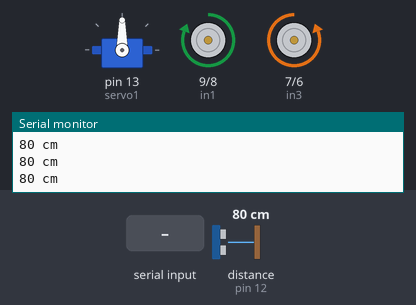
A sketch run on a simulated Arduino Uno, built with avr-gcc and run on an emulated ATmega328P. Parts: servo, motor-driver pin pairs drawn as motors (green arrow = first pin HIGH = forward, orange = second pin HIGH = backward, longer = more drive, scaled by the enable pin), the last lines printed to the serial monitor. Wiring (inferred from the names in the program): ultrasonic range finder: trigger pin 11; echo pin 12. Inputs (shaded band) come from the test bench; at power-on: distance to the obstacle (sensor on pin 12) 80 cm. The echo pulse lasts 58.3 µs per cm.

Above: at 1.2 s.
1.3 s: distance to the obstacle (sensor on pin 12) set to 35 cm
2.8 s: distance to the obstacle (sensor on pin 12) set to 28 cm
At 5.71 s:
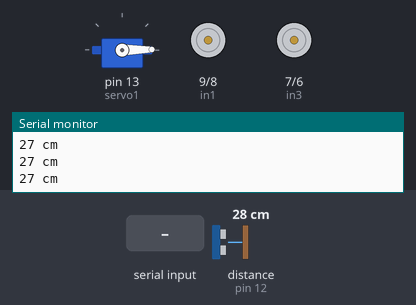
5.8 s: distance to the obstacle (sensor on pin 12) set to 50 cm
At 6.6 s:
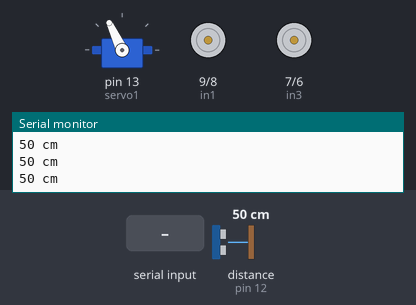
8.8 s: distance to the obstacle (sensor on pin 12) set to 55 cm
11.8 s: "b" received over Serial
At 12.9 s:
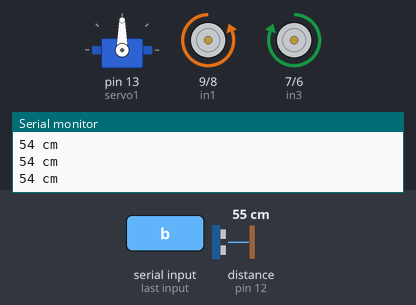
13.3 s: "c" received over Serial
At 14.4 s:
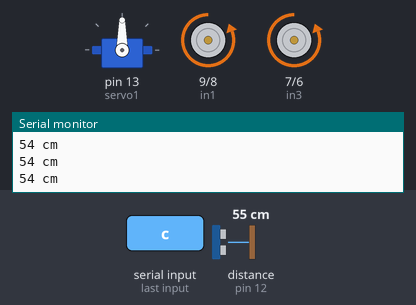
Timing chart, 0 to 15.8 s (numbered marks = the images above; inputs shaded):
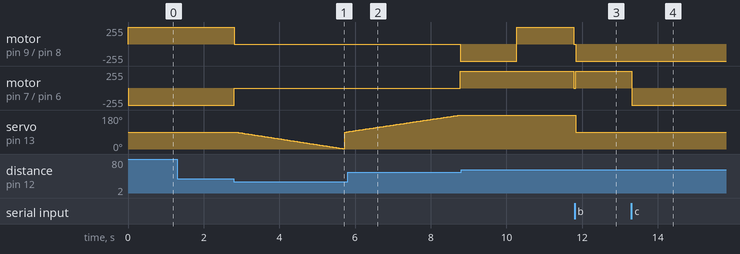

The sketch:

jonyyy.ino
```cpp
#include <Servo.h>

// GF --- Smart Robot Car ---
// Playlist: https://www.youtube.com/playlist?list=PLRFnGJH1nJiJxoO0woBW6vl_8URTQPhfL
// Smart Robot Car: Part 4 - DC Motors & L298N Dual Motor Controller
// Wiring & Video Demo: https://www.youtube.com/watch?v=0RLAivgppBM

// connect motor controller pins to Arduino digital pins
// motor one
int enA = 10;
int in1 = 9;
int in2 = 8;
// motor two
int enB = 5;
int in3 = 7;
int in4 = 6;
int estado;
//gcardenas@fcdperu.com


#define PIN_TRIG 11
#define PIN_ECO  12

Servo servo1;

int flag = 1;
long duracion, distancia;  // Variables

void setup()
{
  // set all the motor control pins to outputs
  Serial.begin (9600);
  servo1.attach(13, 600, 1500);
  pinMode(enA, OUTPUT);
  pinMode(enB, OUTPUT);
  pinMode(in1, OUTPUT);
  pinMode(in2, OUTPUT);
  pinMode(in3, OUTPUT);
  pinMode(in4, OUTPUT);
  pinMode(PIN_TRIG, OUTPUT);
  pinMode(PIN_ECO, INPUT);
}


void adelante(){
    analogWrite(enA, 255);
    analogWrite(enB, 255);
    digitalWrite(in1, HIGH);
    digitalWrite(in2, LOW);
    digitalWrite(in3, LOW);
    digitalWrite(in4, HIGH);
}
void atras(){
    analogWrite(enA, 255);
    analogWrite(enB, 255);
    digitalWrite(in1, LOW);
    digitalWrite(in2, HIGH);
    digitalWrite(in3, HIGH);
    digitalWrite(in4, LOW);
  }
void izquierda(){
    analogWrite(enA, 255);
    analogWrite(enB, 255);
    digitalWrite(in1, LOW);
    digitalWrite(in2, HIGH);
    digitalWrite(in3, LOW);
    digitalWrite(in4, HIGH);
}

void derecha(){
    analogWrite(enA, 255);
    analogWrite(enB, 255);
    digitalWrite(in1, HIGH);
    digitalWrite(in2, LOW);
    digitalWrite(in3, HIGH);
    digitalWrite(in4, LOW);
}
void parar(){
    digitalWrite(in1, LOW);
    digitalWrite(in2, LOW);
    digitalWrite(in3, LOW);
    digitalWrite(in4, LOW);
}

void demoOne()
{
  // this function will run the motors in both directions at a fixed speed
  // turn on motor A
  digitalWrite(in1, LOW);
  digitalWrite(in2, HIGH);
  // set speed to 200 out of possible range 0~255
  analogWrite(enA, 200);

  // turn on motor B
  digitalWrite(in3, HIGH);
  digitalWrite(in4, LOW);
  // set speed to 200 out of possible range 0~255
  analogWrite(enB, 200);

  delay(2000);

  // now change motor directions
  digitalWrite(in1, HIGH);
  digitalWrite(in2, LOW);
  digitalWrite(in3, LOW);
  digitalWrite(in4, HIGH);

  delay(2000);

  // now turn off motors
  digitalWrite(in1, LOW);
  digitalWrite(in2, LOW);
  digitalWrite(in3, LOW);
  digitalWrite(in4, LOW);
}

void demoTwo()
{
  // this function will run the motors across the range of possible speeds
  // note that maximum speed is determined by the motor itself and the operating voltage
  // the PWM values sent by analogWrite() are fractions of the maximum speed possible
  // by your hardware
  // turn on motors
  digitalWrite(in1, LOW);
  digitalWrite(in2, HIGH);
  digitalWrite(in3, LOW);
  digitalWrite(in4, HIGH);

  // accelerate from zero to maximum speed
  for (int i = 0; i < 256; i++)
  {
    analogWrite(enA, i);
    analogWrite(enB, i);
    delay(20);
  }

  // decelerate from maximum speed to zero
  for (int i = 255; i >= 0; --i)
  {
    analogWrite(enA, i);
    analogWrite(enB, i);
    delay(20);
  }

  // now turn off motors
  digitalWrite(in1, LOW);
  digitalWrite(in2, LOW);
  digitalWrite(in3, LOW);
  digitalWrite(in4, LOW);
}
int disparar() {
  //* Hacer el disparo
  digitalWrite(PIN_TRIG, LOW);
  delayMicroseconds(2);
  digitalWrite(PIN_TRIG, HIGH);  // Flanco ascendente
  delayMicroseconds(10);        // Duracion del pulso
  digitalWrite(PIN_TRIG, LOW);  // Flanco descendente

  // Recepcion del eco de respuesta
  duracion = pulseIn(PIN_ECO, HIGH);

  //* Calculo de la distancia efectiva
  distancia = (duracion/2) / 29;

/* Imprimir resultados a la terminal serial */
  if (distancia >= 500 || distancia <= 0){
    //Serial.print(duracion);
    //Serial.println("Fuera de rango");
    return 0;
  }
  else {
    Serial.print(distancia);
    Serial.println(" cm");
    if (distancia <= 30) {
      return 1;
    }
  }
  return 0;
}
int verificarIzquierda() {
  int obstaculo = 0;
  for (int pos = 90; pos >= 1; pos--) {
    servo1.write(pos);
    int dis = disparar();
    obstaculo += dis;
    delay(30);
  }
  return obstaculo;
}
int verificarDerecha() {
  int obstaculo = 0;
  servo1.write(90);
  delay(15);
  for (int pos = 90; pos < 180; pos++) {
    servo1.write(pos);
    int dis = disparar();
    obstaculo += dis;
    delay(30);
  }
  return obstaculo;
}

void loop()
{
  if (flag == 1){
     adelante();
     flag = 0;
  }
  //demoOne();
  //delay(1000);
  //demoTwo();
  //delay(1000);
  if (Serial.available ()>0){
    estado = Serial.read();
    if (estado != -1){
      switch(estado){

          case 'a':
          adelante();
          break;
          case 'b':
          atras();
          break;
          case 'c':
          izquierda();
          break;
          case 'd':
          derecha();
          break;
          case 'e':
          parar();
          break;
          case 't':
          servo1.write(180);
          delay(15);
          break;
          case 'y':
          servo1.write(0);
          delay(15);
          break;
          case 'u':
          servo1.write(90);
          break;

      }
    }
  }
  servo1.write(90);
  /*
  for (int pos = 0; pos < 180; pos++) {
    servo1.write(pos);
    delay(15);
  }
  for (int pos = 180; pos >= 1; pos--) {
    servo1.write(pos);
    delay(15);
  }*/

  /* Hacer el disparo */
  digitalWrite(PIN_TRIG, LOW);
  delayMicroseconds(2);
  digitalWrite(PIN_TRIG, HIGH);  // Flanco ascendente
  delayMicroseconds(10);        // Duracion del pulso
  digitalWrite(PIN_TRIG, LOW);  // Flanco descendente

  /* Recepcion del eco de respuesta */
  duracion = pulseIn(PIN_ECO, HIGH);

  /* Calculo de la distancia efectiva */
  distancia = (duracion/2) / 29;

/* Imprimir resultados a la terminal serial */
  if (distancia >= 500 || distancia <= 0){
    //Serial.print(duracion);
    //Serial.println("Fuera de rango");
  }
  else {
    Serial.print(distancia);
    Serial.println(" cm");
    if (distancia <= 30) {

      parar();
      int izq = verificarIzquierda();
      int der = verificarDerecha();
      if (izq > 0 && der > 0) {
        atras();
        delay(1500);
        derecha();
        delay(1500);
        parar();
        delay(50);
        adelante();
      }
      else if (izq > 0) {
        derecha();
        delay(1300);
        parar();
        delay(50);
        adelante();
      }
      else if (der > 0) {
        izquierda();
        delay(1300);
        parar();
        delay(50);
        adelante();
      }
      else {
        atras();
        delay(1500);
        derecha();
        delay(1500);
        parar();
        delay(50);
        adelante();
      }
    }
  }
  //delay(500);
}
```

Measured:
- the behaviour switches between 32 and 31 cm on distance to the obstacle (sensor on pin 12) (found by bisection; images 0 and 1)
- after the input at 2.8 s, motor on pin 9 (in1) / pin 8 (in2): forward 255/255 → stopped at once; motor on pin 7 (in3) / pin 6 (in4): backward 255/255 → stopped at once
- after the input at 11.8 s, motor on pin 9 (in1) / pin 8 (in2): stopped → backward 255/255 at once; motor on pin 7 (in3) / pin 6 (in4): stopped → forward 255/255 at once
- after the input at 13.3 s, motor on pin 7 (in3) / pin 6 (in4): forward 255/255 → backward 255/255 at once
